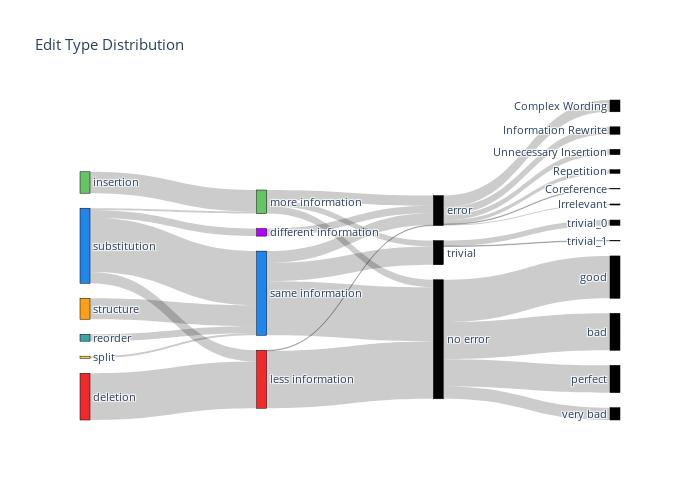

Write notebook code for a chart like this one.
### Code cell
sankey_combined(data)

### Figure 1 — Plotly figure (JSON) as saved in the notebook; plotly's stock layout.template omitted (floating-point values rounded to 4 significant figures)
{"data": [{"link": {"source": [0, 0, 0, 0, 1, 1, 1, 1, 2, 2, 2, 2, 3, 3, 3, 3, 4, 4, 4, 4, 5, 5, 5, 5, 6, 6, 6, 7, 7, 7, 8, 8, 8, 9, 9, 9, 10, 10, 10, 10, 10, 10, 10, 10, 11, 11, 11, 11, 11, 11, 11, 11, 12, 12, 12, 12, 12, 12, 12, 12, 10, 10, 10, 10, 11, 11, 11], "target": [6, 7, 8, 9, 6, 7, 8, 9, 6, 7, 8, 9, 6, 7, 8, 9, 6, 7, 8, 9, 6, 7, 8, 9, 10, 11, 12, 10, 11, 12, 10, 11, 12, 10, 11, 12, 13, 14, 15, 16, 17, 18, 19, 20, 13, 14, 15, 16, 17, 18, 19, 20, 13, 14, 15, 16, 17, 18, 19, 20, 21, 22, 23, 24, 25, 26, 27], "value": [87, 0, 0, 0, 0, 0, 40, 0, 21, 101, 4, 14, 0, 13, 0, 0, 0, 39, 0, 0, 0, 4, 0, 0, 107, 0, 1, 101, 34, 22, 14, 11, 19, 0, 0, 14, 0, 0, 0, 0, 0, 0, 0, 0, 0, 0, 0, 0, 0, 0, 0, 0, 1, 14, 7, 0, 0, 2, 10, 22, 23, 69, 79, 51, 10, 1, 0]}, "node": {"color": ["#ee2a2a", "#64C466", "#2186eb", "#3ca3a7", "#FF9F15", "#F7CE46", "#ee2a2a", "#2186eb", "#64C466", "#b103fc", "black", "black", "black", "black", "black", "black", "black", "black", "black", "black", "black", "black", "black", "black", "black", "black", "black", "black"], "label": ["deletion", "insertion", "substitution", "reorder", "structure", "split", "less information", "same information", "more information", "different information", "no error", "trivial", "error", "Coreference", "Information Rewrite", "Repetition", "Contradiction", "Hallucination", "Irrelevant", "Unnecessary Insertion", "Complex Wording", "very bad", "bad", "good", "perfect", "trivial_0", "trivial_1", "trivial_2"], "line": {"color": "black", "width": 0.5}, "pad": 15, "thickness": 10}, "type": "sankey", "valueformat": "d", "valuesuffix": " edits"}], "layout": {"font": {"size": 11}, "height": 500, "title": {"text": "Edit Type Distribution"}, "width": 700}}
